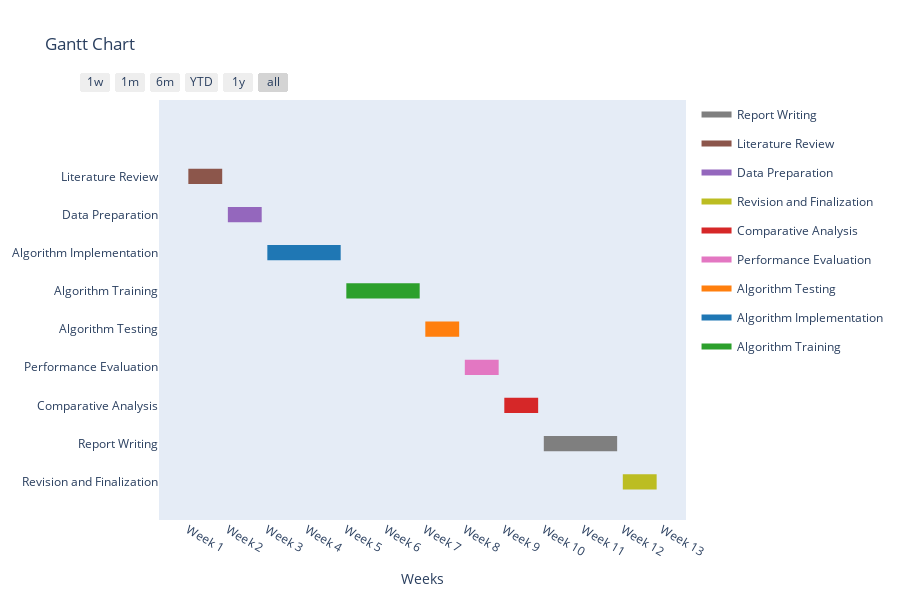

The cell this chart's notebook holds for it:
### Code cell
import plotly.figure_factory as ff

# Define the task details with week numbers
tasks = [
    {'Task': 'Literature Review', 'Start': '2024-01-01', 'Finish': '2024-01-07'},
    {'Task': 'Data Preparation', 'Start': '2024-01-08', 'Finish': '2024-01-14'},
    {'Task': 'Algorithm Implementation', 'Start': '2024-01-15', 'Finish': '2024-01-28'},
    {'Task': 'Algorithm Training', 'Start': '2024-01-29', 'Finish': '2024-02-11'},
    {'Task': 'Algorithm Testing', 'Start': '2024-02-12', 'Finish': '2024-02-18'},
    {'Task': 'Performance Evaluation', 'Start': '2024-02-19', 'Finish': '2024-02-25'},
    {'Task': 'Comparative Analysis', 'Start': '2024-02-26', 'Finish': '2024-03-03'},
    {'Task': 'Report Writing', 'Start': '2024-03-04', 'Finish': '2024-03-17'},
    {'Task': 'Revision and Finalization', 'Start': '2024-03-18', 'Finish': '2024-03-24'}
]

# Create the Gantt chart
fig = ff.create_gantt(tasks, index_col='Task', show_colorbar=True, group_tasks=True)

# Update the x-axis labels to show week numbers
fig.update_layout(
    xaxis=dict(
        title='Weeks',
        tickmode='array',
        tickvals=['2024-01-01', '2024-01-08', '2024-01-15', '2024-01-22', '2024-01-29', '2024-02-05', '2024-02-12', '2024-02-19', '2024-02-26', '2024-03-04', '2024-03-11', '2024-03-18', '2024-03-25'],
        ticktext=['Week 1', 'Week 2', 'Week 3', 'Week 4', 'Week 5', 'Week 6', 'Week 7', 'Week 8', 'Week 9', 'Week 10', 'Week 11', 'Week 12', 'Week 13']
    )
)

# Show the Gantt chart
fig.show()

### Figure 1 — Plotly figure (JSON) as saved in the notebook; plotly's stock layout.template omitted (floating-point values rounded to 4 significant figures)
{"data": [{"fill": "toself", "fillcolor": "rgb(127, 127, 127)", "hoverinfo": "name", "legendgroup": "rgb(127, 127, 127)", "mode": "none", "name": "Report Writing", "showlegend": true, "type": "scatter", "x": ["2024-03-04", "2024-03-17", "2024-03-17", "2024-03-04"], "y": [0.8, 0.8, 1.2, 1.2]}, {"fill": "toself", "fillcolor": "rgb(140, 86, 75)", "hoverinfo": "name", "legendgroup": "rgb(140, 86, 75)", "mode": "none", "name": "Literature Review", "showlegend": true, "type": "scatter", "x": ["2024-01-01", "2024-01-07", "2024-01-07", "2024-01-01"], "y": [7.8, 7.8, 8.2, 8.2]}, {"fill": "toself", "fillcolor": "rgb(148, 103, 189)", "hoverinfo": "name", "legendgroup": "rgb(148, 103, 189)", "mode": "none", "name": "Data Preparation", "showlegend": true, "type": "scatter", "x": ["2024-01-08", "2024-01-14", "2024-01-14", "2024-01-08"], "y": [6.8, 6.8, 7.2, 7.2]}, {"fill": "toself", "fillcolor": "rgb(188, 189, 34)", "hoverinfo": "name", "legendgroup": "rgb(188, 189, 34)", "mode": "none", "name": "Revision and Finalization", "showlegend": true, "type": "scatter", "x": ["2024-03-18", "2024-03-24", "2024-03-24", "2024-03-18"], "y": [-0.2, -0.2, 0.2, 0.2]}, {"fill": "toself", "fillcolor": "rgb(214, 39, 40)", "hoverinfo": "name", "legendgroup": "rgb(214, 39, 40)", "mode": "none", "name": "Comparative Analysis", "showlegend": true, "type": "scatter", "x": ["2024-02-26", "2024-03-03", "2024-03-03", "2024-02-26"], "y": [1.8, 1.8, 2.2, 2.2]}, {"fill": "toself", "fillcolor": "rgb(227, 119, 194)", "hoverinfo": "name", "legendgroup": "rgb(227, 119, 194)", "mode": "none", "name": "Performance Evaluation", "showlegend": true, "type": "scatter", "x": ["2024-02-19", "2024-02-25", "2024-02-25", "2024-02-19"], "y": [2.8, 2.8, 3.2, 3.2]}, {"fill": "toself", "fillcolor": "rgb(255, 127, 14)", "hoverinfo": "name", "legendgroup": "rgb(255, 127, 14)", "mode": "none", "name": "Algorithm Testing", "showlegend": true, "type": "scatter", "x": ["2024-02-12", "2024-02-18", "2024-02-18", "2024-02-12"], "y": [3.8, 3.8, 4.2, 4.2]}, {"fill": "toself", "fillcolor": "rgb(31, 119, 180)", "hoverinfo": "name", "legendgroup": "rgb(31, 119, 180)", "mode": "none", "name": "Algorithm Implementation", "showlegend": true, "type": "scatter", "x": ["2024-01-15", "2024-01-28", "2024-01-28", "2024-01-15"], "y": [5.8, 5.8, 6.2, 6.2]}, {"fill": "toself", "fillcolor": "rgb(44, 160, 44)", "hoverinfo": "name", "legendgroup": "rgb(44, 160, 44)", "mode": "none", "name": "Algorithm Training", "showlegend": true, "type": "scatter", "x": ["2024-01-29", "2024-02-11", "2024-02-11", "2024-01-29"], "y": [4.8, 4.8, 5.2, 5.2]}, {"legendgroup": "rgb(127, 127, 127)", "marker": {"color": "rgb(127, 127, 127)", "opacity": 0, "size": 1}, "mode": "markers", "name": "", "showlegend": false, "text": [null, null], "type": "scatter", "x": ["2024-03-04", "2024-03-17"], "y": [1, 1]}, {"legendgroup": "rgb(140, 86, 75)", "marker": {"color": "rgb(140, 86, 75)", "opacity": 0, "size": 1}, "mode": "markers", "name": "", "showlegend": false, "text": [null, null], "type": "scatter", "x": ["2024-01-01", "2024-01-07"], "y": [8, 8]}, {"legendgroup": "rgb(148, 103, 189)", "marker": {"color": "rgb(148, 103, 189)", "opacity": 0, "size": 1}, "mode": "markers", "name": "", "showlegend": false, "text": [null, null], "type": "scatter", "x": ["2024-01-08", "2024-01-14"], "y": [7, 7]}, {"legendgroup": "rgb(188, 189, 34)", "marker": {"color": "rgb(188, 189, 34)", "opacity": 0, "size": 1}, "mode": "markers", "name": "", "showlegend": false, "text": [null, null], "type": "scatter", "x": ["2024-03-18", "2024-03-24"], "y": [0, 0]}, {"legendgroup": "rgb(214, 39, 40)", "marker": {"color": "rgb(214, 39, 40)", "opacity": 0, "size": 1}, "mode": "markers", "name": "", "showlegend": false, "text": [null, null], "type": "scatter", "x": ["2024-02-26", "2024-03-03"], "y": [2, 2]}, {"legendgroup": "rgb(227, 119, 194)", "marker": {"color": "rgb(227, 119, 194)", "opacity": 0, "size": 1}, "mode": "markers", "name": "", "showlegend": false, "text": [null, null], "type": "scatter", "x": ["2024-02-19", "2024-02-25"], "y": [3, 3]}, {"legendgroup": "rgb(255, 127, 14)", "marker": {"color": "rgb(255, 127, 14)", "opacity": 0, "size": 1}, "mode": "markers", "name": "", "showlegend": false, "text": [null, null], "type": "scatter", "x": ["2024-02-12", "2024-02-18"], "y": [4, 4]}, {"legendgroup": "rgb(31, 119, 180)", "marker": {"color": "rgb(31, 119, 180)", "opacity": 0, "size": 1}, "mode": "markers", "name": "", "showlegend": false, "text": [null, null], "type": "scatter", "x": ["2024-01-15", "2024-01-28"], "y": [6, 6]}, {"legendgroup": "rgb(44, 160, 44)", "marker": {"color": "rgb(44, 160, 44)", "opacity": 0, "size": 1}, "mode": "markers", "name": "", "showlegend": false, "text": [null, null], "type": "scatter", "x": ["2024-01-29", "2024-02-11"], "y": [5, 5]}], "layout": {"height": 600, "hovermode": "closest", "showlegend": true, "title": {"text": "Gantt Chart"}, "xaxis": {"rangeselector": {"buttons": [{"count": 7, "label": "1w", "step": "day", "stepmode": "backward"}, {"count": 1, "label": "1m", "step": "month", "stepmode": "backward"}, {"count": 6, "label": "6m", "step": "month", "stepmode": "backward"}, {"count": 1, "label": "YTD", "step": "year", "stepmode": "todate"}, {"count": 1, "label": "1y", "step": "year", "stepmode": "backward"}, {"step": "all"}]}, "showgrid": false, "tickmode": "array", "ticktext": ["Week 1", "Week 2", "Week 3", "Week 4", "Week 5", "Week 6", "Week 7", "Week 8", "Week 9", "Week 10", "Week 11", "Week 12", "Week 13"], "tickvals": ["2024-01-01", "2024-01-08", "2024-01-15", "2024-01-22", "2024-01-29", "2024-02-05", "2024-02-12", "2024-02-19", "2024-02-26", "2024-03-04", "2024-03-11", "2024-03-18", "2024-03-25"], "title": {"text": "Weeks"}, "type": "date", "zeroline": false}, "yaxis": {"autorange": false, "range": [-1, 10], "showgrid": false, "ticktext": ["Revision and Finalization", "Report Writing", "Comparative Analysis", "Performance Evaluation", "Algorithm Testing", "Algorithm Training", "Algorithm Implementation", "Data Preparation", "Literature Review"], "tickvals": [0, 1, 2, 3, 4, 5, 6, 7, 8], "zeroline": false}}}
